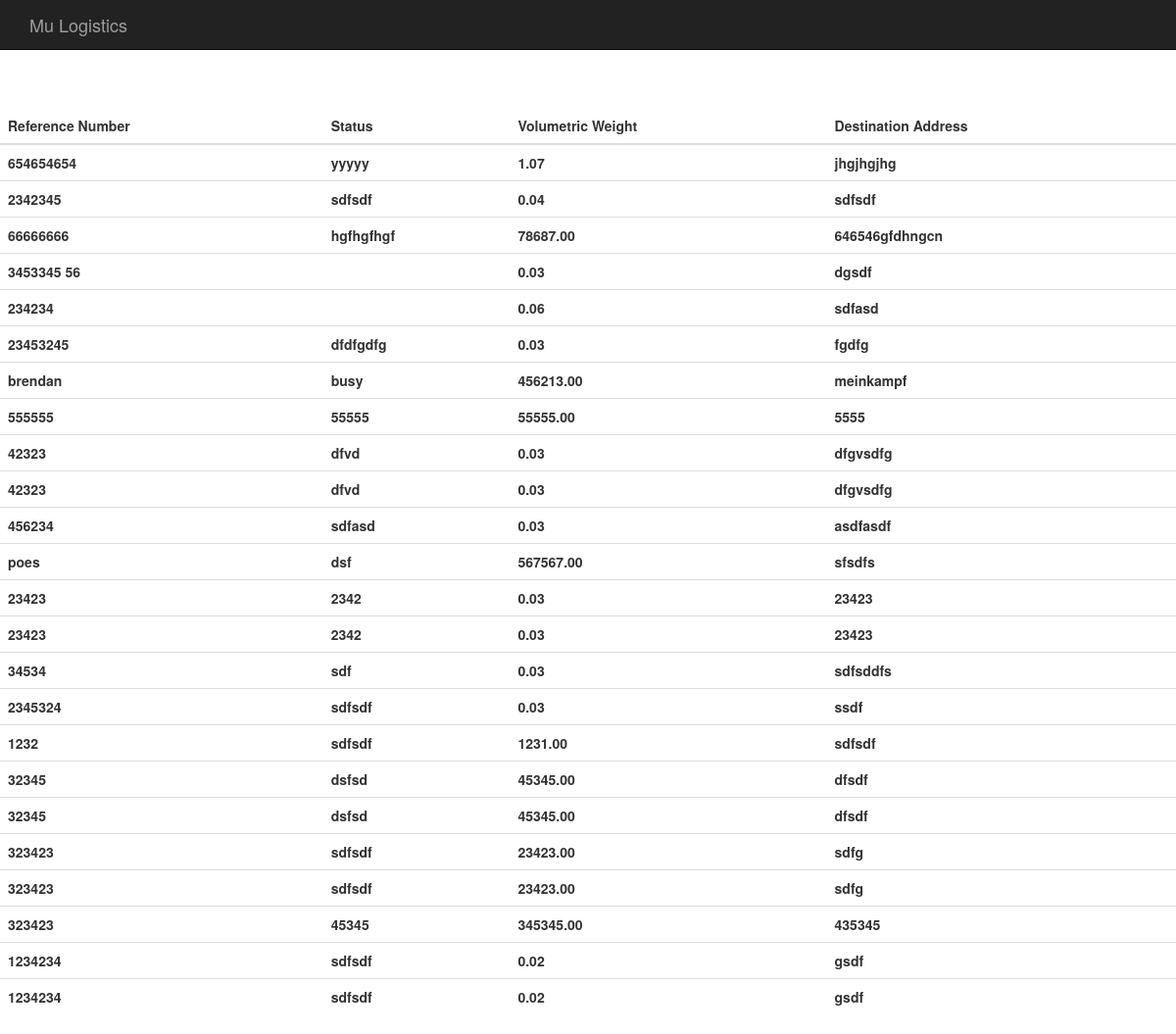
Page /packages/track_packages/ (signed in) on the committed database.
### packages/models.py (models this page shows, shortened)
class Package(models.Model):
    user = models.ForeignKey(User, default=1)
    reference_number = models.CharField(max_length=10)
    status = models.CharField(max_length=50)
    volumetric_weight = models.DecimalField(max_digits=10, decimal_places=2)
    client_address = models.CharField(max_length=50)
    client_city = models.CharField(max_length=50)
    receiver_address = models.CharField(max_length=50)
    receiver_city = models.CharField(max_length=50)
    id_required = models.BooleanField(default=True)

### packages/views.py (the view)
def track_packages(request):
    if not request.user.is_authenticated():
        return render(request, 'packages/login_user.html')
    else:
        packages = Package.objects.filter(user=request.user)
    return render(request, 'packages/track_packages.html', {'packages': packages})

### packages/templates/packages/track_packages.html (shortened to what this page needs)
{% extends "packages/base.html" %}
{% load staticfiles %}
{% block content %}
<div class="row">
    <div class="col-md-12">
      <table id = "index_table" class = "table">
        <thead>
          <tr>
            <th>Reference Number</th>
            <th>Status</th>
            <th>Volumetric Weight</th>
            <th>Destination Address</th>
          </tr>
        </thead>
        <tbody>
          {% for package in packages %}
            <tr>
              <th>{{package.reference_number}}</th>
              <th>{{package.status}}</th>
              <th>{{package.volumetric_weight}}</th>
              <th>{{package.client_address}}</th>
            </tr>
          {% endfor %}
        </tbody>
      </table>
    </div>
  </div>
{% endblock %}

### packages/static/css/master_style.css (style rules this page uses)
body { padding-top: 50px; }

### rows in the picture
Package: reference_number "654654654", status "yyyyy", volumetric_weight "1.07", client_address "jhgjhgjhg"
Package: reference_number "2342345", status "sdfsdf", volumetric_weight "0.04", client_address "sdfsdf"
Package: reference_number "66666666", status "hgfhgfhgf", volumetric_weight "78687.00", client_address "646546gfdhngcn"
Package: reference_number "3453345 56", volumetric_weight "0.03", client_address "dgsdf"
Package: reference_number "234234", volumetric_weight "0.06", client_address "sdfasd"
Package: reference_number "23453245", status "dfdfgdfg", volumetric_weight "0.03", client_address "fgdfg"
Package: reference_number "brendan", status "busy", volumetric_weight "456213.00", client_address "meinkampf"
Package: reference_number "555555", status "55555", volumetric_weight "55555.00", client_address "5555"
Package: reference_number "42323", status "dfvd", volumetric_weight "0.03", client_address "dfgvsdfg"
Package: reference_number "42323", status "dfvd", volumetric_weight "0.03", client_address "dfgvsdfg"
Package: reference_number "456234", status "sdfasd", volumetric_weight "0.03", client_address "asdfasdf"
Package: reference_number "poes", status "dsf", volumetric_weight "567567.00", client_address "sfsdfs"
Package: reference_number "23423", status "2342", volumetric_weight "0.03", client_address "23423"
Package: reference_number "23423", status "2342", volumetric_weight "0.03", client_address "23423"
Package: reference_number "34534", status "sdf", volumetric_weight "0.03", client_address "sdfsddfs"
Package: reference_number "2345324", status "sdfsdf", volumetric_weight "0.03", client_address "ssdf"
Package: reference_number "1232", status "sdfsdf", volumetric_weight "1231.00", client_address "sdfsdf"
Package: reference_number "32345", status "dsfsd", volumetric_weight "45345.00", client_address "dfsdf"
Package: reference_number "32345", status "dsfsd", volumetric_weight "45345.00", client_address "dfsdf"
Package: reference_number "323423", status "sdfsdf", volumetric_weight "23423.00", client_address "sdfg"
Package: reference_number "323423", status "sdfsdf", volumetric_weight "23423.00", client_address "sdfg"
Package: reference_number "323423", status "45345", volumetric_weight "345345.00", client_address "435345"
Package: reference_number "1234234", status "sdfsdf", volumetric_weight "0.02", client_address "gsdf"
Package: reference_number "1234234", status "sdfsdf", volumetric_weight "0.02", client_address "gsdf"
